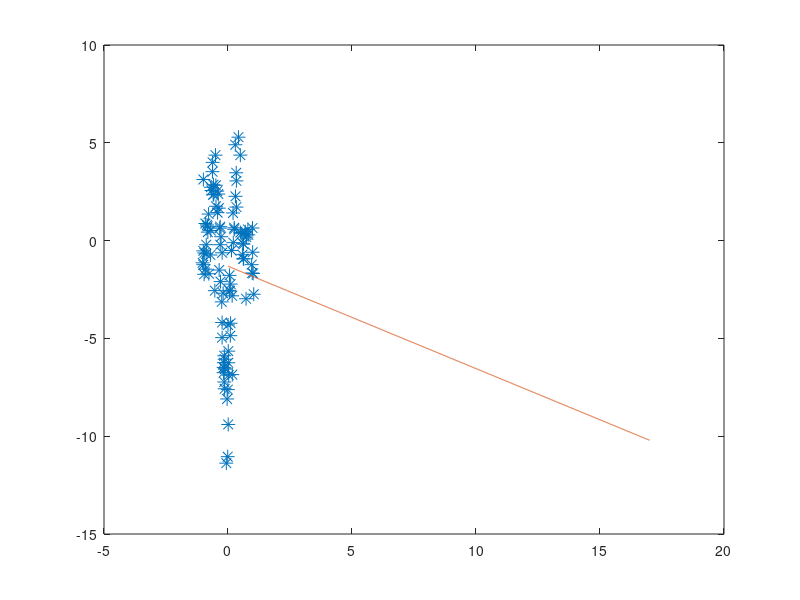

Write the MATLAB code that produced this figure.
function EMR()
x = load('dataset1_inputs.txt');
y = load('dataset1_outputs.txt');
for n=1:1
    ANSS=polyfit(x,y,n);  %?polyfit????
    for i=1:n+1           %answer??????????????????
       answer(i,n)=ANSS(i);
   end
    x0=0:0.01:17;
    y0=ANSS(1)*x0.^n    ; %??????????????????
    for num=2:1:n+1     
        y0=y0+ANSS(num)*x0.^(n+1-num);
    end
    %subplot(3,3,n)
    plot(x,y,'*', 'MarkerSize', 10)
    hold on
    plot(x0,y0)
end